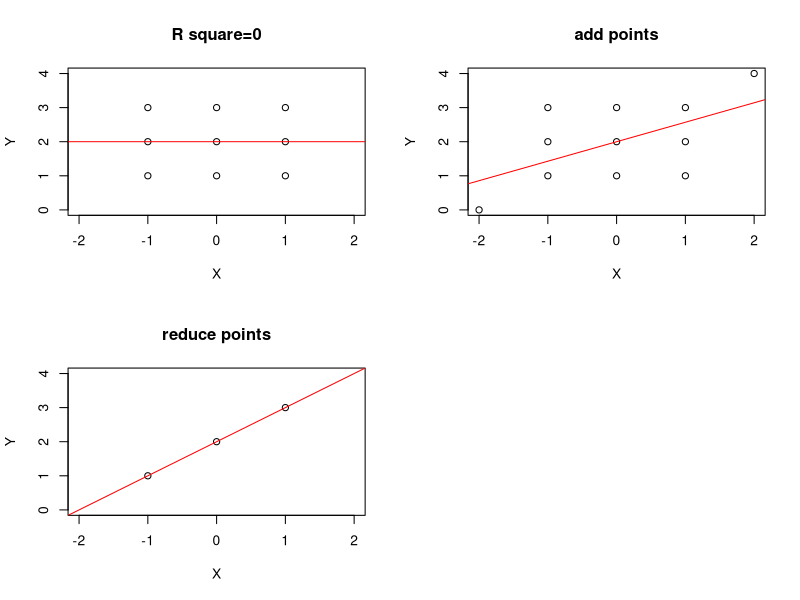

The R source for this figure:
## ---- chunk 1
knitr::opts_chunk$set(
	error = FALSE,
	message = FALSE,
	warning = FALSE,
	options(knitr.kable.NA = ''),
	tidy = FALSE
)
## ---- chunk 2
Y = cars$dist
X = cars$speed
n = length(X)
fit=lm(Y~X)
summary(fit)
library(knitr)#install.packages("knitr") to install it
kable(anova(fit))
## ---- chunk 3
#Compute manually:
y_hat = fit$fitted.values 
SSTO = sum((Y-mean(Y))^2)
SSE = sum((Y-y_hat)^2)
SSR = sum((y_hat-mean(Y))^2)
MSR = SSR/(1)
MSE = SSE/(n-2)
Fstatistic = MSR/MSE
pvalue = pf(Fstatistic, 1, n-2, lower.tail = F)
result=data.frame(Source=c("Regression", "Error", "Total"),
                  Df=c(1, n-2,n-1), SS=c(SSR, SSE, SSTO),
                  MS=c(MSR, MSE,NA), F_value=c(Fstatistic,NA,NA),
                  p_value=c(pvalue,NA,NA))
kable(result)
## ---- chunk 4
#From the output of model fit
summary(fit)$r.squared
#Or usiing formula
Rsquare = SSR/SSTO
Rsquare
## ---- chunk 5
cor(X,Y)
#or
sum((X-mean(X))*(Y-mean(Y)))/sqrt(sum( (X-mean(X) )^2)*sum((Y-mean(Y))^2))
## ---- chunk 6
b1hat=fit$coefficients[2]
r=ifelse(b1hat>0, sqrt(Rsquare),-sqrt(Rsquare))
r
## ---- chunk 7
t=r*sqrt(n-2)/sqrt(1-r^2)
t
alpha=0.05
critical.value= qt(1-alpha/2,df=n-2)
critical.value
## ---- chunk 8
cor.test(X,Y)
## ---- chunk 9
par(mfrow=c(2,2))#arrange plots 2*2
#R^2=0:
X= rep(c(-1,0,1),3)
Y= rep(1:3,each=3)
plot(X,Y,xlim=c(-2,2),ylim=c(0,4),main="R square=0")
fit1= lm(Y~X)
summary(fit1)#R^2 is Multiple R-squared in the output
abline(fit1,col="red")
#increase points to make R^2>0
X=c(X,-2,2)#increase two data points
Y=c(Y, 0,4)
plot(X,Y,xlim=c(-2,2),ylim=c(0,4),main="add points")
fit2= lm(Y~X)
summary(fit2)#R^2 is Multiple R-squared in the output
abline(fit2,col="red")
#reduce points to make R^2>0
X=c(-1,0,1)#increase two data points
Y=c(1, 2,3)
plot(X,Y,xlim=c(-2,2),ylim=c(0,4), main="reduce points")
fit3= lm(Y~X)
summary(fit3)#R^2 is Multiple R-squared in the output
abline(fit3,col="red")
